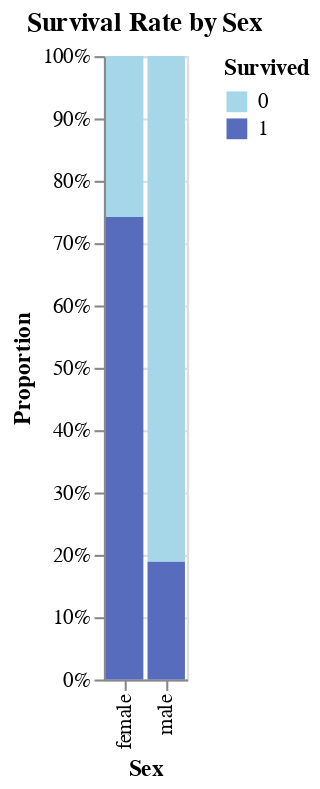

This figure's notebook cell:
### Markdown cell above
Family size is an engineered feature which adds Parents/Children and Spouse/Siblings.

From the original analysis, family size clearly had an impact on survival rate. Based on our above plot, it may be that class or sex has interaction effects with family size.

Possible interaction with pclass was explored but the results were insignificant. Lets investigate interaction with the Sex feature.
First, below is the survival rate split only on sex. We see that females have a 75% chance of survival whereas males have 20.

### Code cell
proportion_chart(all_df, x="Sex", group="Survived", title="Survival Rate by Sex")

### Figure 1 — Vega-Lite specification as saved in the notebook (floating-point values rounded to 4 significant figures)
{"config": {"view": {"continuousWidth": 300, "continuousHeight": 300}}, "data": {"name": "data-e5153a067d8a15cad4663a24f41feee3"}, "mark": {"type": "bar"}, "encoding": {"color": {"field": "Survived", "scale": {"range": ["#A5D7E8", "#576CBC", "#19376D", "#0b2447"]}, "type": "nominal"}, "x": {"field": "Sex", "title": "Sex", "type": "nominal"}, "y": {"axis": {"format": "%"}, "field": "Proportion", "title": "Proportion", "type": "quantitative"}}, "title": "Survival Rate by Sex", "$schema": "https://vega.github.io/schema/vega-lite/v5.20.1.json", "datasets": {"data-e5153a067d8a15cad4663a24f41feee3": [{"Sex": "female", "Survived": 0.0, "Count": 81, "Total": 314, "Proportion": 0.258}, {"Sex": "female", "Survived": 1.0, "Count": 233, "Total": 314, "Proportion": 0.742}, {"Sex": "male", "Survived": 0.0, "Count": 468, "Total": 577, "Proportion": 0.8111}, {"Sex": "male", "Survived": 1.0, "Count": 109, "Total": 577, "Proportion": 0.1889}]}}
